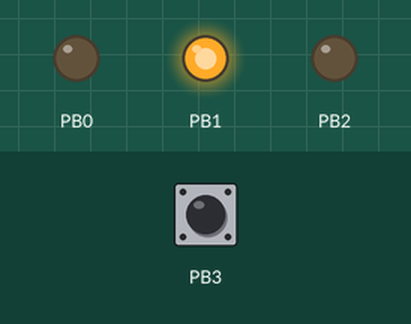
This sketch was run on a simulated ATtiny85, built with avr-gcc and run on an emulated ATtiny85. On the bench: output pins drawn as LEDs (lit = HIGH). The inputs (shaded band) are chosen by the test bench; at power-on: PB3 LOW. Sleep ends after the set time or at an interrupt.

Above: at 1.2 s.
1.3 s: PB3 driven HIGH
At 2.5 s:
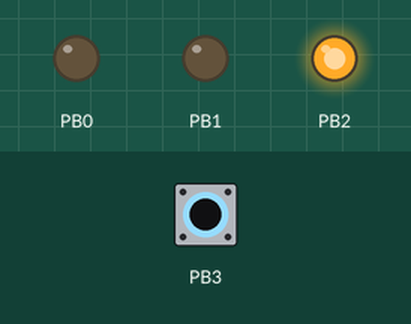
2.8 s: PB3 driven LOW
4.3 s: PB3 pulsed HIGH 5 times (0.12 s each, 0.3 s apart)
At 11.21 s:
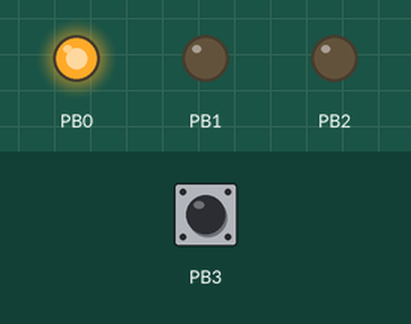
Timing chart, 0 to 56.3 s (numbered marks = the images above; inputs shaded):
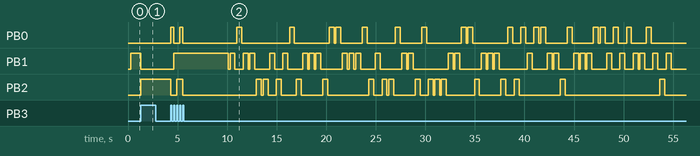

The sketch:

DingDongV7.ino
```cpp
#include "DingDong.h"

EMPTY_INTERRUPT(PCINT0_vect);

 DingDong dd;

void setup() {
    dd.setup();
    //dd.resetEEPROM();
}

void loop() {
  dd.routine();
}
```

DingDong.h
```cpp
/**
 * @Author: Claudius Laves <claudi>
 * @Date:   11-11-2020  17:40:01
 * @Email:  claudiuslaves@gmx.de
 * @Filename: DingDong.h
 * @Last modified by:   claudi
 * @Last modified time: 03-12-2020  12:50:30
 */

#include "Arduino.h"
#include <avr/interrupt.h>
#include <avr/sleep.h>
#include <avr/power.h>
#include <inttypes.h>
#include <EEPROM.h>

#define BUTTON_TURN_OFF_TIME 3000 //ms
#define UP 1
#define DOWN 0

struct stats_struct {
        float average_reaction_time;
        uint32_t counter;
        unsigned int highscore_easy;
        unsigned int highscore_medium;
        unsigned int highscore_hard;
};

class DingDong
{
private:

int red, green, yellow, button;

stats_struct stats;
unsigned int stats_address{0};

uint32_t on_time, off_time;

boolean keep_running{true};

void leds_off();
boolean wait_on_button_Release();

void set_red();
void set_yellow();
void set_green();
void dim_led(int led, int dly, boolean up);
boolean button_is_pressed();
void show_highscore(int difficulty);
int getDifficulty();
void game(int diff);
int get_random_led();

void show_score(unsigned int score, unsigned int difficulty);
void set_onoff_times(unsigned int diff);
void save_to_EEPROM(unsigned int score, unsigned int difficulty);

void show_on_screen();
void show_off_screen();

void update_average_reaction_time(uint32_t time, uint32_t score);
void show_average_reaction_time();
void sleep();
boolean clean_delay(uint32_t ms);

public:

void setup();
void routine();
void resetEEPROM();

};
```

Measured:
- after the input at 1.3 s, PB1: HIGH → LOW at once; PB2: LOW → HIGH at once
- after the input at 2.8 s, every drawn part: stays the same
